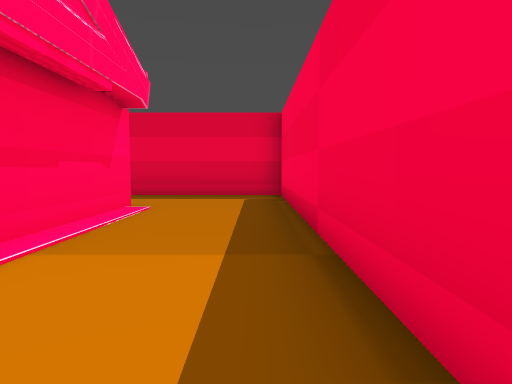
view 1 (above)

18 first-person views from a walk through a Godot game level. The camera is 1.4 m above the floor, tilts 4° down and sees 75° across. The floor is counted in squares, 2 m on a side. Each view is taken from the middle of a square. On the plan, view 1 faces up. The plan holds only what a view shows up to about 10 squares ahead; the rest is blank. The place goes on beyond the plan.

view 2
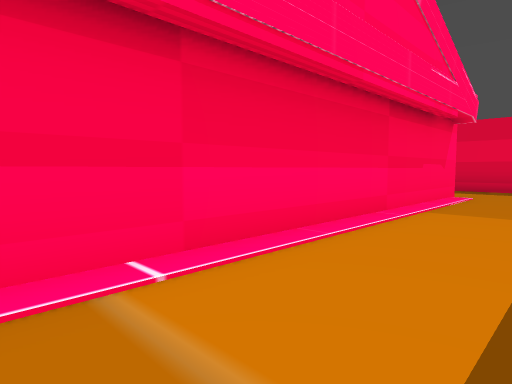

view 3
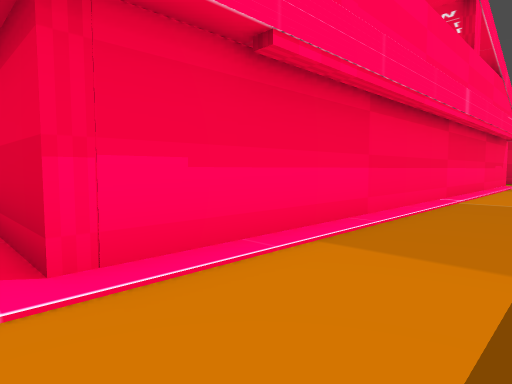

view 4
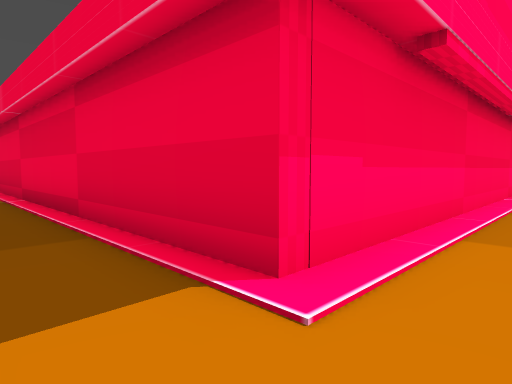

view 5
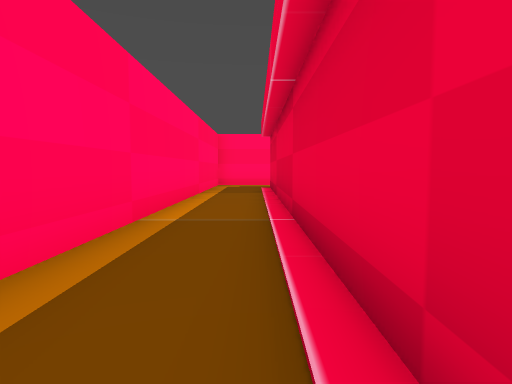

view 6
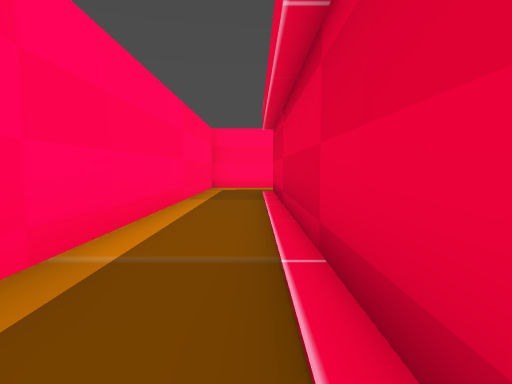

view 7
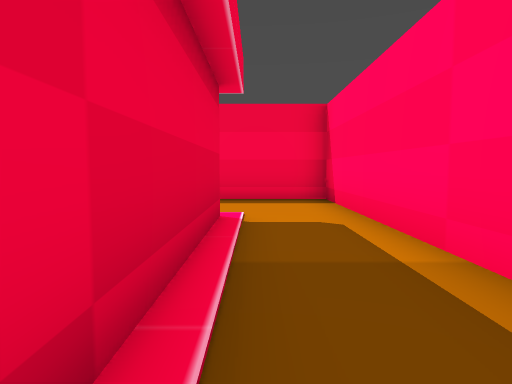

view 8
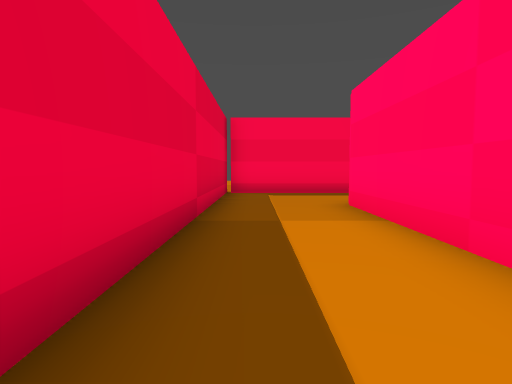

view 9
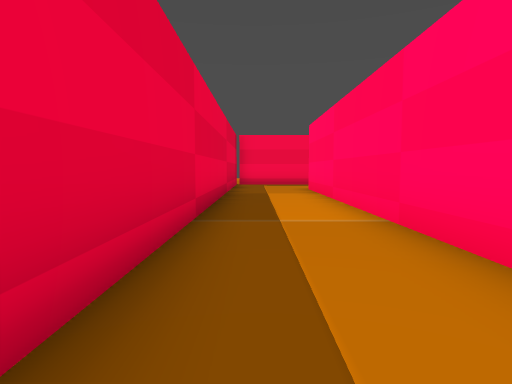

view 10
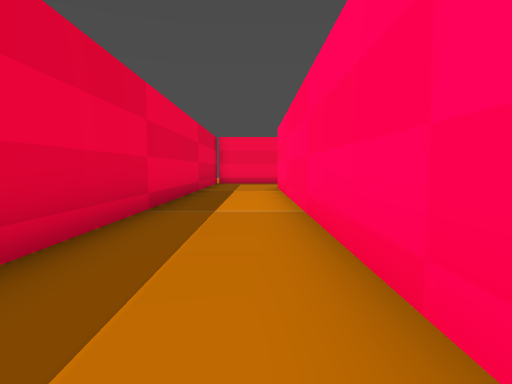

view 11
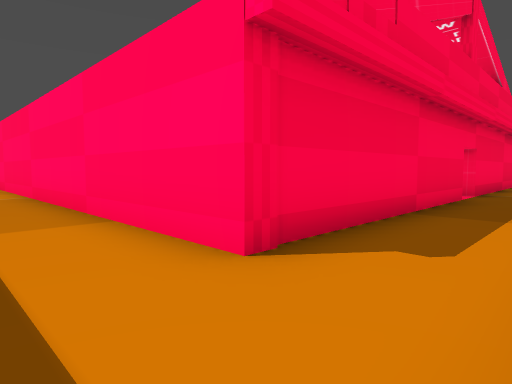

view 12
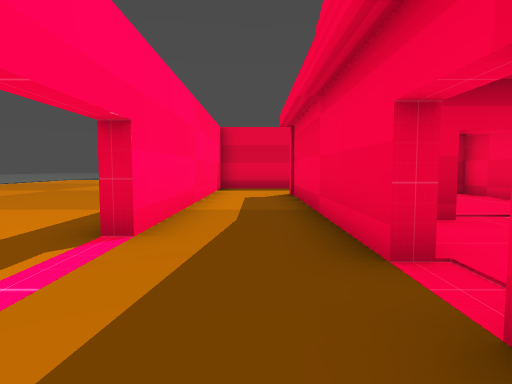

view 13
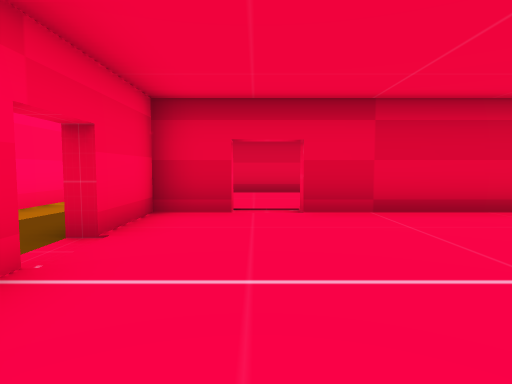

view 14
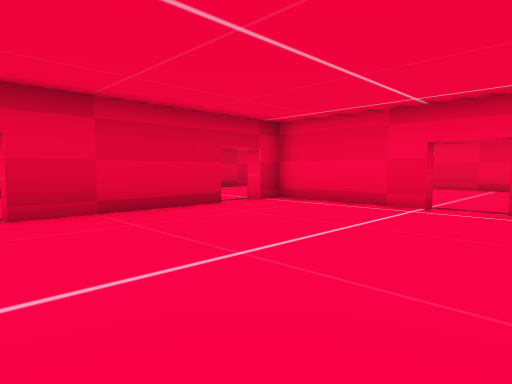

view 15
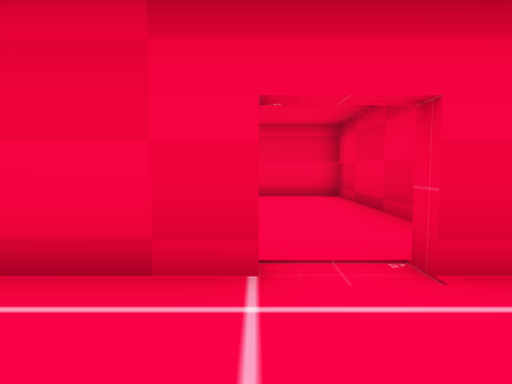

view 16
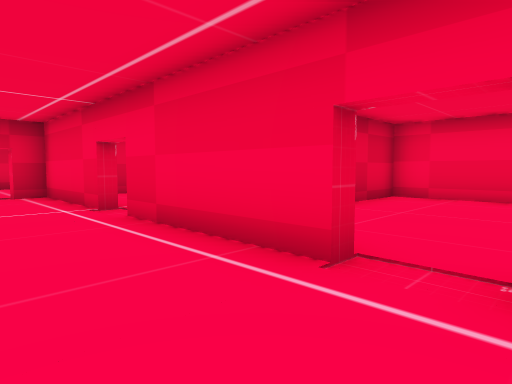

view 17
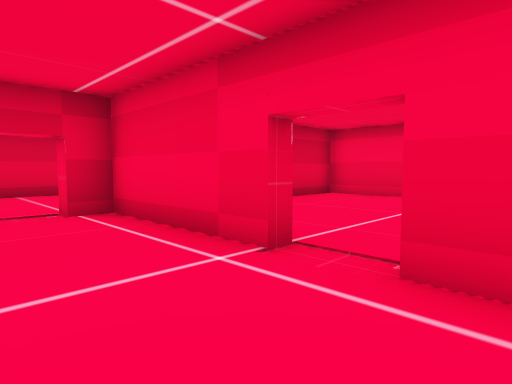

view 18
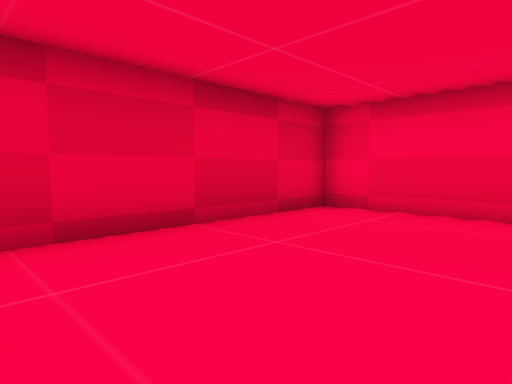

### Floor plan
Key: @ floor where view 1 was taken; # wall or solid block; . floor; O other object.
Columns run from 21 left of view 1 to 1 right of it. Each row starts with its distance up from view 1.
  9         ###############
  8   ....................#
  7  #....................#
  6  #..###############...#
  5  #..# ...# ..     #...#
  4 .#..# ...# ..     #...#
  3 .#..# ...  ..     #...#
  2 .#..# ..   ..     #...#
  1 .#..##.####.###  ##...#
  0 ....#.......#.....#..@
 -1  ...........#.....#...
 -2   ..#.......#.....#...
 -3    .#.............#...
 -4     # ......OOOOOO#..
 -5           ..#.....#..
 -6           ..#.....#...
 -7           ........#...
 -8           .. .....#...
 -9     ###############...#
-10     ..................#
-11     ..................#
-12     ###################

Where each view was taken, in squares from view 1:
view 1: 0 up, 0 right, facing up
view 2: 3 down, 0 right, facing up-left
view 3: 10 down, 0 right, facing up-left
view 4: 11 down, 1 left, facing up-left
view 5: 10 down, 5 left, facing left
view 6: 10 down, 7 left, facing left
view 7: 10 down, 7 left, facing right
view 8: 8 up, 9 left, facing right
view 9: 8 up, 14 left, facing right
view 10: 7 up, 15 left, facing right
view 11: 8 up, 19 left, facing down-right
view 12: 3 down, 18 left, facing up
view 13: 4 down, 15 left, facing up
view 14: 4 down, 15 left, facing up-right
view 15: 2 down, 11 left, facing right
view 16: 8 down, 11 left, facing up-right
view 17: 4 down, 11 left, facing up-right
view 18: 8 down, 8 left, facing up-right
